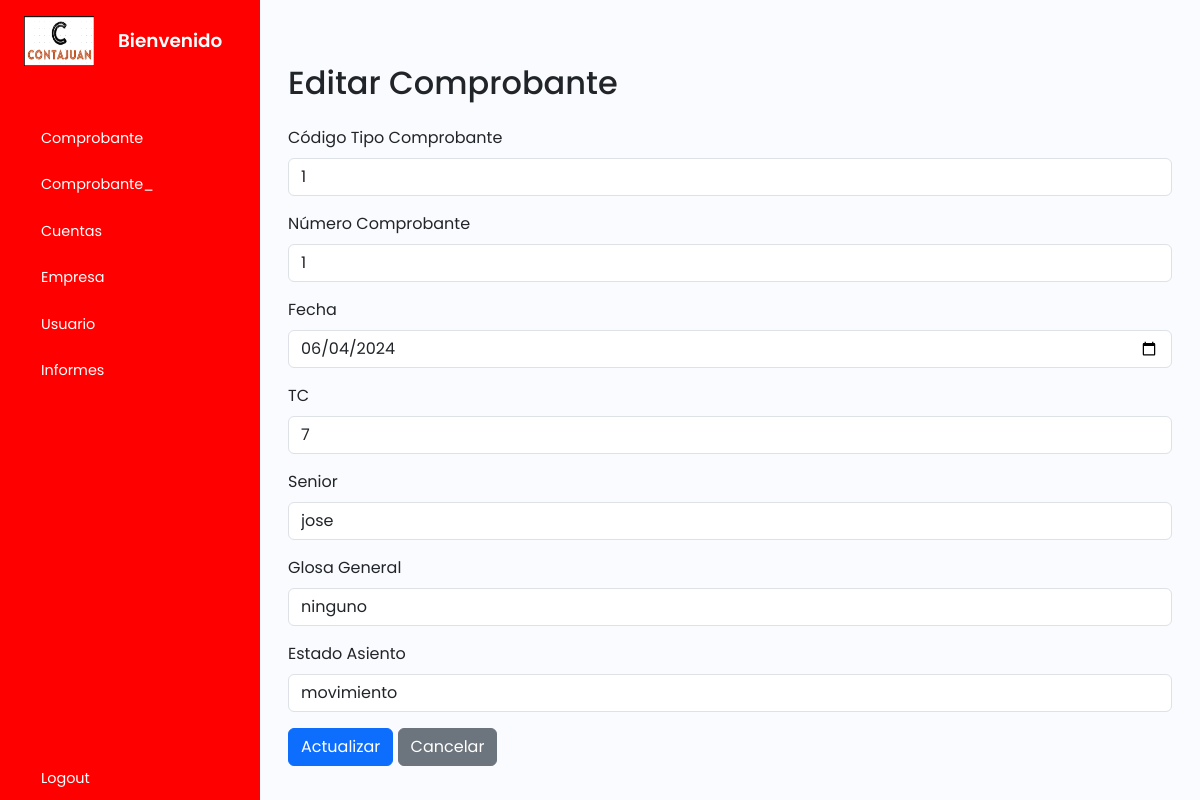
The app's page /tcomprobante/update.php?id=1 with its own data.
### tables this page shows
CREATE TABLE `tcomprobantes` (
  `idcomprobante` int(11) NOT NULL,
  `codtipocomprobante` varchar(255) NOT NULL,
  `nocomprobante` int(11) NOT NULL,
  `fecha` date NOT NULL,
  `tc` double NOT NULL,
  `senior` varchar(255) NOT NULL,
  `glosag` varchar(255) NOT NULL,
  `estadoasiento` varchar(255) NOT NULL
);

### tcomprobante/update.php (the view, shortened to what this page needs)
<?php
    include_once("../plantilla/inicio.php");
    include_once '../cone.php';
?>
        <div class="main p-3">
        <div class="container mt-5">
            <h2 class="mb-4">Editar Comprobante</h2>
            <?php
            if (isset($_GET['id'])) {
                $idcomprobante = $_GET['id'];
                $sql = "SELECT * FROM tcomprobantes WHERE idcomprobante='$idcomprobante'";
                $result = $conn->query($sql);
                if ($result->num_rows > 0) {
                    $row = $result->fetch_assoc();
                } else {
                    echo "<div class='alert alert-warning' role='alert'>No se encontró el registro</div>";
                }
            }
            ?>
            <form method="post" action="update.php">
                <div class="mb-3">
                    <label for="codtipocomprobante" class="form-label">Código Tipo Comprobante</label>
                    <input type="text" class="form-control" id="codtipocomprobante" name="codtipocomprobante" value="<?php echo $row['codtipocomprobante']; ?>" required>
                </div>
                <div class="mb-3">
                    <label for="nocomprobante" class="form-label">Número Comprobante</label>
                    <input type="text" class="form-control" id="nocomprobante" name="nocomprobante" value="<?php echo $row['nocomprobante']; ?>" required>
                </div>
                <div class="mb-3">
                    <label for="fecha" class="form-label">Fecha</label>
                    <input type="date" class="form-control" id="fecha" name="fecha" value="<?php echo $row['fecha']; ?>" required>
                </div>
                <div class="mb-3">
                    <label for="tc" class="form-label">TC</label>
                    <input type="text" class="form-control" id="tc" name="tc" value="<?php echo $row['tc']; ?>" required>
                </div>
                <div class="mb-3">
                    <label for="senior" class="form-label">Senior</label>
                    <input type="text" class="form-control" id="senior" name="senior" value="<?php echo $row['senior']; ?>" required>
                </div>
                <div class="mb-3">
                    <label for="glosag" class="form-label">Glosa General</label>
                    <input type="text" class="form-control" id="glosag" name="glosag" value="<?php echo $row['glosag']; ?>" required>
                </div>
                <div class="mb-3">
                    <label for="estadoasiento" class="form-label">Estado Asiento</label>
                    <input type="text" class="form-control" id="estadoasiento" name="estadoasiento" value="<?php echo $row['estadoasiento']; ?>" required>
                </div>
                <button type="submit" class="btn btn-primary">Actualizar</button>
                <a href="index.php" class="btn btn-secondary">Cancelar</a>
            </form>
        </div>
        </div>
    </div>
    <?php
    include_once("../plantilla/final.php");
?>

### style.css (style rules this page uses)
a { text-decoration: none; }
body { font-family: 'Poppins', sans-serif; }
.main { min-height: 100vh; width: 100%; overflow: hidden; transition: all 0.35s ease-in-out; background-color: #fafbfe; }

### records on screen
tcomprobantes: codtipocomprobante "1", nocomprobante "1", fecha "06/04/2024", tc "7", senior "jose", glosag "ninguno", estadoasiento "movimiento"
